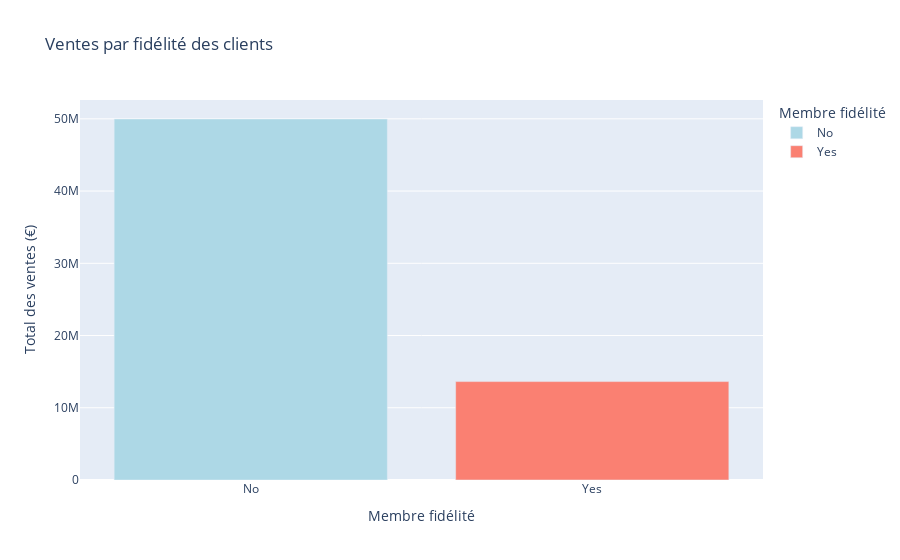

The notebook cell this image was saved under:
### Code cell
# Graphique 2 : Ventes par fidélité des clients avec Plotly
fig_loyalty_sales = px.bar(
    loyalty_sales.reset_index(),                  # Convertit la série 'loyalty_sales' en DataFrame pour une utilisation dans Plotly
    x='Loyalty Member',                           # Définit l'axe des x sur le statut de fidélité (Oui/Non)
    y='Total Price',                              # Définit l'axe des y sur le montant total des ventes
    title="Ventes par fidélité des clients",      # Titre du graphique
    labels={'Loyalty Member': 'Membre fidélité',  # Personnalise l'étiquette de l'axe x
            'Total Price': 'Total des ventes (€)'},  # Personnalise l'étiquette de l'axe y
    color='Loyalty Member',                       # Colore les barres en fonction de la fidélité des clients
    color_discrete_map={'No': 'lightblue', 'Yes': 'salmon'}  # Définit une couleur spécifique pour chaque valeur de fidélité
)
fig_loyalty_sales.update_layout(
    xaxis_title="Membre fidélité",                # Titre de l'axe des x
    yaxis_title="Total des ventes (€)"            # Titre de l'axe des y
)
fig_loyalty_sales.show()                          # Affiche le graphique

### Figure 1 — Plotly figure (JSON) as saved in the notebook; plotly's stock layout.template omitted (floating-point values rounded to 4 significant figures)
{"data": [{"alignmentgroup": "True", "hovertemplate": "Membre fidélité=%{x}<br>Total des ventes (€)=%{y}<extra></extra>", "legendgroup": "No", "marker": {"color": "lightblue", "pattern": {"shape": ""}}, "name": "No", "offsetgroup": "No", "orientation": "v", "showlegend": true, "textposition": "auto", "type": "bar", "x": ["No"], "xaxis": "x", "y": [49980000.0], "yaxis": "y"}, {"alignmentgroup": "True", "hovertemplate": "Membre fidélité=%{x}<br>Total des ventes (€)=%{y}<extra></extra>", "legendgroup": "Yes", "marker": {"color": "salmon", "pattern": {"shape": ""}}, "name": "Yes", "offsetgroup": "Yes", "orientation": "v", "showlegend": true, "textposition": "auto", "type": "bar", "x": ["Yes"], "xaxis": "x", "y": [13630000.0], "yaxis": "y"}], "layout": {"autosize": true, "barmode": "relative", "legend": {"title": {"text": "Membre fidélité"}, "tracegroupgap": 0}, "title": {"text": "Ventes par fidélité des clients"}, "xaxis": {"anchor": "y", "autorange": true, "categoryarray": ["No", "Yes"], "categoryorder": "array", "domain": [0, 1], "range": [-0.5, 1.5], "showspikes": false, "title": {"text": "Membre fidélité"}, "type": "category"}, "yaxis": {"anchor": "x", "autorange": true, "domain": [0, 1], "range": [0, 52610000.0], "showspikes": false, "title": {"text": "Total des ventes (€)"}, "type": "linear"}}}
